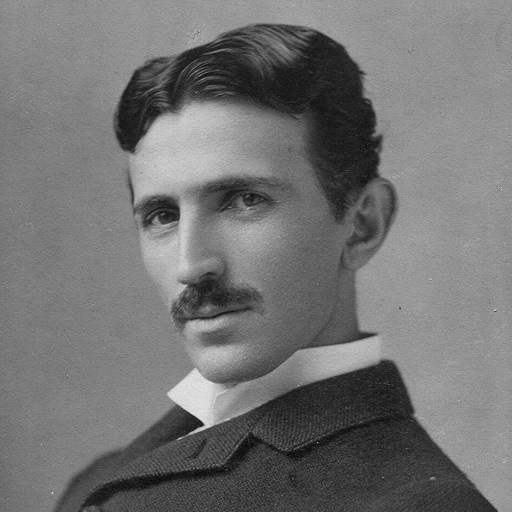
#> input picture BlockProcessing/Sharpening/tesla.jpg, 512 x 512 px
$ python Sharpening.py
#> lines starting #> are read from the running program, lines starting #| are printed output that depends on the picture
import cv2
import matplotlib.pyplot
import numpy as np
import matplotlib as plt

image = cv2.imread("tesla.jpg", 0)
#> image is the input picture: shape (512, 512); min 6, max 235, mean 115.2
window: int = 3  # 3x3 9x9 15x15
border = window // 2  # kenarlıklar w/2
reflect = cv2.copyMakeBorder(image, border, border, border, border, cv2.BORDER_CONSTANT, None, value=0)
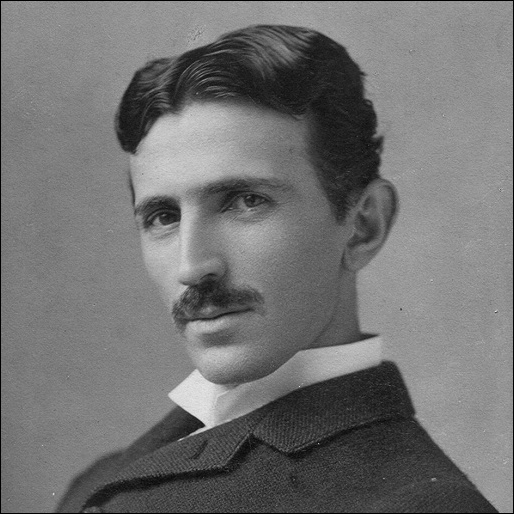
#> reflect: shape (514, 514); min 0, max 235, mean 114.3

imageWidth = reflect.shape[1]
#> imageWidth = 514
imageHeight = reflect.shape[0]
#> imageHeight = 514

xMatris = np.zeros((imageWidth, imageHeight))
yMatris = np.zeros((imageWidth, imageHeight))


laplacien = [[-1, -1, -1],
             [-1, 9, -1],
             [-1, -1, 1]]

xPos = border
yPos = border

blockxPos = 0
blockyPos = 0

count = 0
mask = 0
final = 0

while border <= xPos < (imageWidth - border):  # resim döngüleri
    while border <= yPos < (imageHeight - border):
        while blockxPos < 3:  # blok döngüleri
            blockyPos = 0
            while blockyPos < 3:
                mask = laplacien[blockxPos][blockyPos]
                if blockxPos == 0 and blockyPos == 0:
                    Io = reflect.item(yPos - 1, xPos - 1)
                if blockxPos == 1 and blockyPos == 0:
                    Io = reflect.item(yPos - 1, xPos)
                if blockxPos == 2 and blockyPos == 0:
                    Io = reflect.item(yPos - 1, xPos + 1)
                if blockxPos == 0 and blockyPos == 1:
                    Io = reflect.item(yPos, xPos - 1)
                if blockxPos == 1 and blockyPos == 1:
                    Io = reflect.item(yPos, xPos)
                if blockxPos == 2 and blockyPos == 1:
                    Io = reflect.item(yPos, xPos + 1)
                if blockxPos == 0 and blockyPos == 2:
                    Io = reflect.item(yPos + 1, xPos - 1)
                if blockxPos == 1 and blockyPos == 2:
                    Io = reflect.item(yPos + 1, xPos)
                if blockxPos == 2 and blockyPos == 2:
                    Io = reflect.item(yPos + 1, xPos + 1)
                final += Io * mask
                # print("final", final, "Io", Io, "mask", mask)
                # print("xPos :", xPos, "yPos :", yPos, "blockxPos :", blockxPos, "blockyPos :", blockyPos)
                blockyPos += 1
            blockxPos += 1
        blockyPos = 0
        blockxPos = 0
        finalll = round((final + 535) * 255 / (318 + 535))  #normalizasyon
#> (the run stopped early here; a loop or call above may not have finished)
